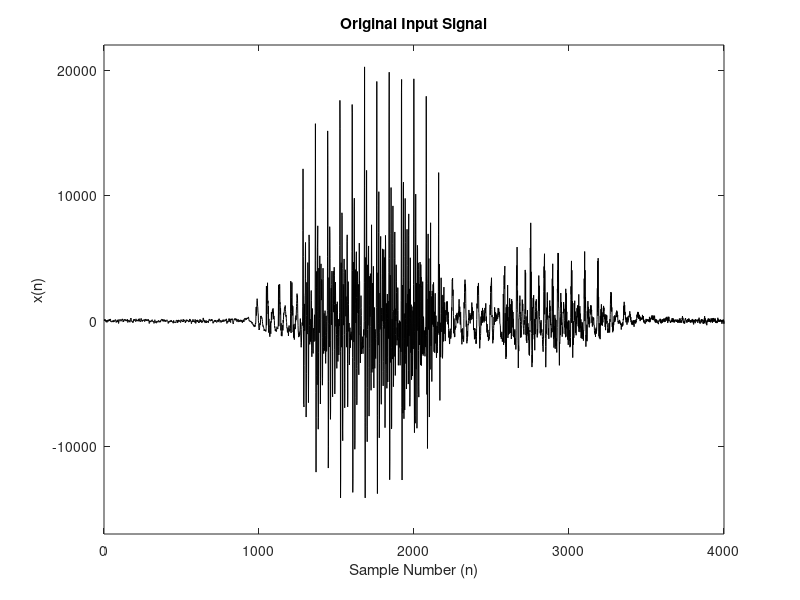
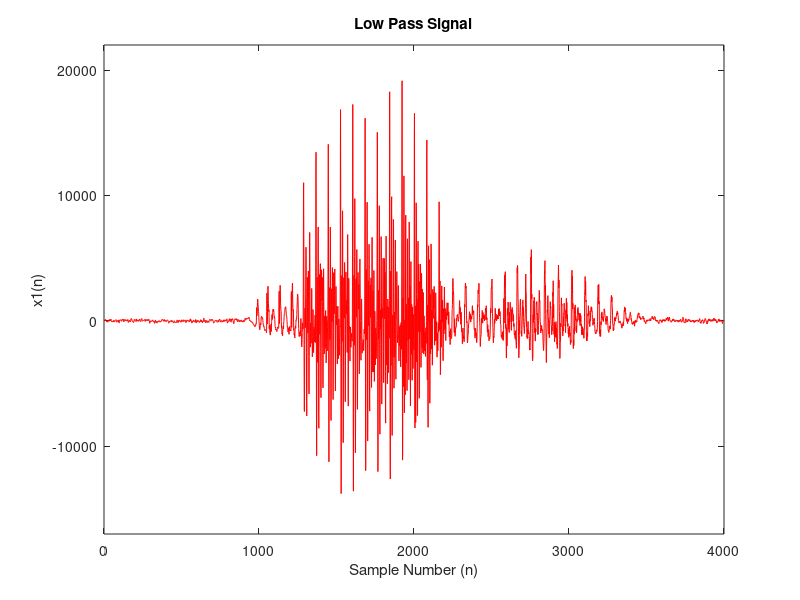
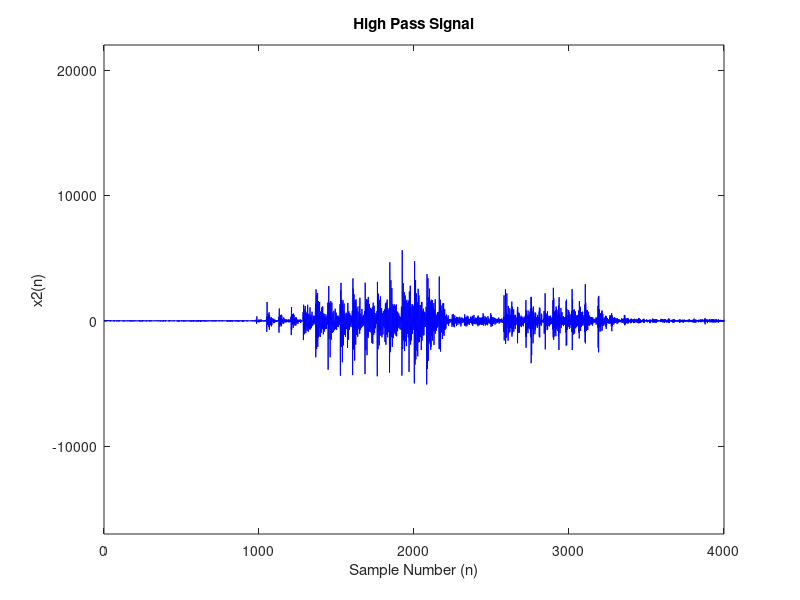
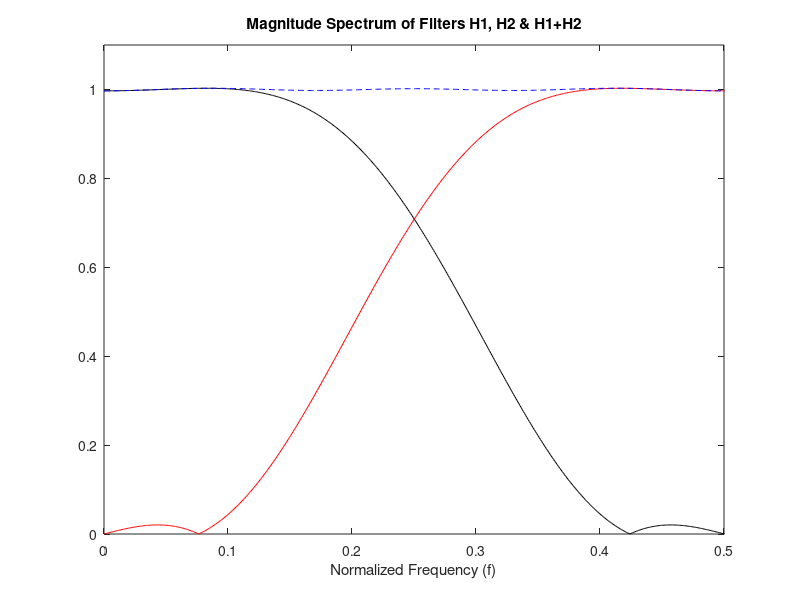

Write the MATLAB code that produced these figures, in order.
%Prepare the Workspace
close all;
clear all;
clc;

%Load in Signal Samples
load subband.dat;
x = subband';

%Display Signal
figure; plot(x, 'k');
title('Original Input Signal')
xlabel('Sample Number (n)');
ylabel('x(n)');
axis([0 length(x) -17000 22000]);
set(gcf,'units','normalized','outerposition',[0 0 1 1]);

%Display Impulse Response of H1
h1 = [0.0089874495 -0.0681367500 0.0669402090 0.4906729800 0.4906729800 0.0669402090 -0.0681367500 0.0089874495];

x1 = filter(h1, 1, x);
figure; plot(x1, 'r');
title('Low Pass Signal')
xlabel('Sample Number (n)');
ylabel('x1(n)');
axis([0 length(x) -17000 22000]);
set(gcf,'units','normalized','outerposition',[0 0 1 1]);

%Display Impulse Response of H2
h2 = h1; for i=2:2:length(h1) h2(i) = h2(i)*-1; end
x2 = filter(h2, 1, x);
figure; plot(x2, 'b');
title('High Pass Signal')
xlabel('Sample Number (n)');
ylabel('x2(n)');
axis([0 length(x) -17000 22000]);
set(gcf,'units','normalized','outerposition',[0 0 1 1]);

%Display Low & High Pass Filters with Combined Gain
figure; plot(linspace(0,1,1024),(abs(fft(h1,1024))),'k');
hold on; plot(linspace(0,1,1024),(abs(fft(h2,1024))),'r');
hold on; plot(linspace(0,1,1024),(abs(fft(h1+h2,1024))),'b--');
title('Magnitude Spectrum of Filters H1, H2 & H1+H2')
xlabel('Normalized Frequency (f)');
axis([0 0.5 0 1.1]);
set(gcf,'units','normalized','outerposition',[0 0 1 1]);

%Display the Combined Gain Error From Unity
figure; plot(linspace(0,1,1024), 20*log10(abs(abs(fft(h1,1024)+fft(h2,1024)))) ,'b');
title('Magnitude of Error dB of H1+H2')
xlabel('Normalized Frequency (f)');
ylabel('Error(f)');
axis([0 0.5 -0.03 0.03]);
grid on;
set(gcf,'units','normalized','outerposition',[0 0 1 1]);

k1 = h1.*2;   %Create Low-Pass Reconstruction Filter
k2 = h2.*-2;   %Create High-Pass Reconstruction Filter

%Down-Sample 2
x3 = downsample(x1, 2, 0);
x4 = downsample(x2, 2, 0);

%Cycle Thru Number of Bits From 1-to-7
for b=1:7;
    xlq=zeros(1,2000);
    x2q=zeros(1,2000);

    Qupper=max(x3)+10^-9;
    Qlower=min(x3);
    %Calculate Quanter Level
    delta = (Qupper-Qlower)/2^b;
    %Perform Quantization
    for n=1:length(x3)
       for i=Qlower:delta:Qupper
          if ((x3(n)>=i) && (x3(n)<=i+delta))  %Does point lie between?
             x1q(n) = i + delta / 2;    %Yes - Shift Value
          end
       end
    end
    
    Qupper=max(x4)+10^-9;
    Qlower=min(x4);
    %Calculate Quanter Level
    delta = (Qupper-Qlower)/2^(8-b);
    %Perform Quantization
    for n=1:length(x4)
       for i=Qlower:delta:Qupper
          if ((x4(n)>=i) && (x4(n)<=i+delta))  %Does point lie between?
             x2q(n) = i + delta / 2;    %Yes - Shift Value
          end
       end
    end
    
    %Up-Sample 2
    x3u = upsample(x1q, 2);
    x4u = upsample(x2q, 2);

    %Reconstruction Filters
    y1 = filter(k1, 1, x3u);
    y2 = filter(k2, 1, x4u);
    
    %Add the two reconstructed signals together
    y = y1 + y2;
    
    %Corrects the delay of e^-j*w*(M-1) introduced by the QMFs, this makes
    %for a realistic comparision between the input and output signal
    y = y([length(h1):end 1:length(h1)-1]);

    %If bits in low pass signal quantizer are equal to 5...
    if (b==5)
        figure; plot(x, 'r');
        hold on; plot(y, 'b');
        legend('Original Signal', 'Reconstructed Signal');
        xlabel('Sample Number (n)');
        ylabel('xhat(n)');
        axis([0 length(x) -17000 22000]);
        title('Original Signal vs. Reconstructed Signal');
        set(gcf,'units','normalized','outerposition',[0 0 1 1]);
    end

    %SNR
    SNR(b) = 10 * log10( sum((x).^2) ./ sum((x-y).^2) );

end

% Compare SNR with PCM
figure; plot(SNR,'r'); hold on; grid on;
xlabel('Number of Bits in Low-Pass Filter'); ylabel('SNR');
title('SNR for Each Number of Bits vs. 4 bit PCM');
%Compute SNR for PCM
Qupper=max(x)+10^-9;
Qlower=min(x);
delta = (Qupper-Qlower)/2^4;   %4-Bit PCM System
%Perform Quantization
for n=1:length(x)
   for i=Qlower:delta:Qupper
      if ((x(n)>=i) && (x(n)<=i+delta))  %Does point lie between?
         xq(n) = i + delta / 2;    %Yes - Shift Value
      end
   end
end
eq = x-xq;
SNRpcm = 10*log10(sum(x.*x)/sum(eq.*eq));
line([1 7], [SNRpcm SNRpcm]);
set(gcf,'units','normalized','outerposition',[0 0 1 1]);
legend('SNR for Sub-Band Coding', 'SNR For PCM');